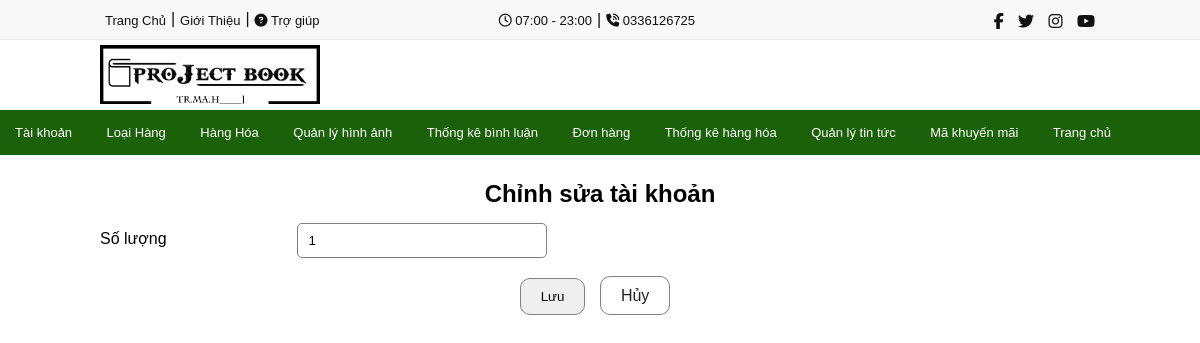
Page /admin/order/sua.php?ten_hh=Harry Potter và hòn đá Phù thủy (signed in) on the committed database.
### tables this page shows
CREATE TABLE `manage_img` (
  `id` int(11) NOT NULL,
  `banner1` varchar(255) NOT NULL,
  `banner2` varchar(255) NOT NULL,
  `banner3` varchar(255) NOT NULL,
  `logo` varchar(255) NOT NULL
);

CREATE TABLE `cart` (
  `id` int(11) NOT NULL,
  `ten_hh` varchar(255) NOT NULL,
  `ma_kh` varchar(255) NOT NULL,
  `dia_chi` varchar(255) NOT NULL,
  `so_luong` int(11) NOT NULL,
  `yeu_cau` varchar(255) NOT NULL,
  `image` varchar(255) NOT NULL,
  `tenloai` varchar(255) NOT NULL,
  `gia` int(11) NOT NULL,
  `phone_number` varchar(255) NOT NULL,
  `ten_kh` varchar(255) NOT NULL,
  `ma_hd` varchar(255) NOT NULL,
  `code_sale` varchar(255) NOT NULL
);

### lib/db.php (called while the page is built, shortened)
<?php
   $host = "localhost";
   $user = "root";
   $password = "";
   $db = "pt15317project1";
   $conn = null;
   try {
       $conn = new PDO("mysql:host=$host;dbname=$db;charset=utf8", $user,$password);
   } catch (PDOException $e) {
       echo $e->getMessage();
   }
   function dbfetch($sql){
    global $conn;
    $stmt = $conn->prepare($sql);
    $stmt->execute();
    $result = $stmt->fetch();
    return $result;
   }
   function dbfetchAll($sql){
    global $conn;
    $stmt = $conn->prepare($sql);
    $stmt->execute();
    $result = $stmt->fetchAll();
    return $result;
   }
?>

### admin/order/sua.php (the view, shortened to what this page needs)
<?php
require_once "../../lib/db.php";
$ten_hh = isset($_GET['ten_hh']) ? $_GET['ten_hh']: "";
$sql = "select * from cart where ten_hh = '$ten_hh' ";
$cart = dbfetch($sql);
?>
<!DOCTYPE html>
<html lang="en">
<head>
    <link rel="stylesheet" href="users/css/layout_project.css">
</head>
<body>
    <?php include_once "../../_share/header-admin.php" ?>
    <main>
        <h2>Chỉnh sửa tài khoản</h2>
        <form action="<?= BASE_URL_S ?>order/luu-sua.php?ten_hh=<?=$cart['ten_hh']?>&ma_hd=<?= $cart['ma_hd']?>"
            method="POST" enctype="multipart/form-data">
            <div class="row">
                <div class="col-md-6">
                    <div class="form-group">
                        <label for="">Số lượng</label>
                        <input type="number" name="so_luong" value="<?= $cart['so_luong'] ?>" class="form-control">
                    </div>
                </div>
            </div>
            <div class="align">
                <button type="submit" class="btn btn-sm btn-info">Lưu</button>
                <a href="<?= BASE_URL_6 ?>" class="btn btn-sm btn-danger">Hủy</a>
            </div>
        </form>
    </main>
</body>
</html>

### _share/header-admin.php (shortened to what this page needs)
<link rel="stylesheet" href="<?= BASE_URL_B ?>_share/header-admin.css">
<header>
    <div class="header-top">
        <div class="header-top-top">
            <div class="header-top-left">
                <a href="<?= BASE_URL_C ?>">
                    Trang Chủ
                </a>
                <p>|</p>
                <a href="<?= BASE_URL ?>">
                    Giới Thiệu
                </a>
                <p>|</p>
                <a href="<?= BASE_URL ?>">
                    <i class="fa fa-question-circle"></i> Trợ giúp
                </a>
            </div>
            <div class="header-top-center">
                <a href="<?= BASE_URL ?>">
                    <i class="far fa-clock"></i> 07:00 - 23:00
                </a>
                <p>|</p>
                <a href="<?= BASE_URL ?>">
                    <i class="fas fa-phone-volume"></i> 0336126725
                </a>
            </div>
            <div class="header-top-right">
                <a href="<?= BASE_URL ?>"><span class="fab fa-facebook-f"></span></a>
                <a href="<?= BASE_URL ?>"><span class="fab fa-twitter"></span></a>
                <a href="<?= BASE_URL ?>"><span class="fab fa-instagram"></span></a>
                <a href="<?= BASE_URL ?>"><span class="fab fa-youtube"></span></a>
            </div>
        </div>
    </div>
    <?php
    $sql = "select * from manage_img";
    $produccts = dbfetchAll($sql);
    ?>
    <div class="header-bottom">
        <div class="header-logo">
            <?php foreach($produccts as $key => $cursor):?>
            <img src="<?= BASE_URL_B . $cursor['logo'] ?>" class="img-fluid">
            <?php endforeach?>
        </div>
        <div class="header-search">
        </div>
    </div>
</header>
<div class="header-navbar">
    <nav class="navbarad2">
        <ul>
            <div class="header-navbar-nav-left2">
                <li class="nav-item active">
                    <a class="nav-link" href="<?= BASE_URL_1 ?>">Tài khoản</a>
                </li>
                <li class="nav-item active">
                    <a class="nav-link" href="<?= BASE_URL_2 ?>">Loại Hàng<span class="sr-only">(current)</span></a>
                </li>
                <li class="nav-item">
                    <a class="nav-link" href="<?= BASE_URL_3 ?>">Hàng Hóa<span class="sr-only">(current)</span></a>
                </li>
                <li class="nav-item">
                    <a class="nav-link" href="<?= BASE_URL_12 ?>">Quản lý hình ảnh</a>
                </li>
                <li class="nav-item">
                    <a class="nav-link" href="<?= BASE_URL_13 ?>">Thống kê bình luận</a>
                </li>
                <li class="nav-item">
                    <a class="nav-link" href="<?= BASE_URL_6 ?>">Đơn hàng</a>
                </li>
                <li class="nav-item">
                    <a class="nav-link" href="<?= BASE_URL_7 ?>">Thống kê hàng hóa</a>
                </li>
                <li class="nav-item">
                    <a class="nav-link" href="<?= BASE_URL_16 ?>">Quản lý tin tức</a>
                </li>
                <li class="nav-item">
                    <a class="nav-link" href="<?= BASE_URL_S ?>code_sale/code_sale.php">Mã khuyến mãi</a>
                </li>
                <li class="nav-item">
                    <a class="nav-link" href="<?= BASE_URL_H ?>?action=index">Trang chủ</a>
                </li>
            </div>
        </ul>
    </nav>
</div>

### css/layout_project.css (style rules this page uses)
* { box-sizing: border-box; }
body { margin: 0; }
html { overflow-x: hidden; height: 1277.6px; width: 100%; }
a { text-decoration: none; color: gray; }
input { border-radius: 5px; border: 1px solid gray; width: 250px; height: 35px; }
::placeholder { padding-left: 10px; }

### _share/header-admin.css (style rules this page uses)
* { margin: 0; padding: 0; box-sizing: border-box; font-family: 'Poppins', sans-serif; }
html, body { overflow-x: hidden; width: 100%; }
header { width: 100%; }
header .header-top { padding-top: 8px; width: 100%; height: 40px; background: #f8f8f8; border-bottom: 1px solid #ebebeb; }
header .header-top-top { width: 1000px; height: 24px; margin: auto; background: #f8f8f8; display: grid; grid-template-columns: auto auto auto; }
header .header-top-top i { color: #111111; }
header .header-top-left { height: 24px; display: flex; color: #111111; }
header .header-top-left a { color: #111111; font-size: 13px; text-decoration: none; padding: 0 5px 0 5px; line-height: 25px; }
header .header-top-left p { margin: 2px 0 0 0; }
header .header-top-center { display: flex; text-align: center; padding: 0 0 0 25px; color: #111111; }
header .header-top-center p { line-height: 23px; }
header .header-top-center a { color: #111111; padding: 0 5px 0 5px; text-decoration: none; font-size: 13px; line-height: 25px; }
header .header-top-right { height: 24px; text-align: right; padding: 5px 0 0 0; list-style-type: none; }
header .header-top-right a { margin: 5px 5px 0 5px; padding: 0; text-decoration: none; color: #111111; }
header .header-top-right a span { color: #111111; font-size: 16px; }
header .header-bottom { width: 1000px; height: 70px; margin: auto; display: flex; padding: 5px 0 0 0; display: grid; grid-template-columns: auto auto auto; }
.header-logo { margin: 0; padding: 0; width: 220px; }
.header-logo img { width: 100%; }
.header-search { margin: 9px 10px 0 25px; height: 40px; width: 520px; }
.header-navbar { background: #1b6109; }
nav { width: 1200px; margin: auto; }
nav::after { content: ''; clear: both; display: table; }
nav ul { width: 100%; margin: 0 0 0 0; position: relative; }
nav ul li { display: inline-block; margin: 0; padding: 0; background: #1b6109; }
nav ul li a { text-decoration: none; color: #fff; padding: 15px 15px; font-size: 13px; line-height: 45px; }

### admin/order/sua.php (style rules this page uses)
main { width: 1000px; margin: auto; }
main h2 { text-align: center; margin: 25px 0 10px 0; }
main form .row { display: grid; grid-template-columns: auto auto; }
main form .row .col-md-6 .form-group { display: grid; grid-template-columns: 30% auto; }
main form .row .col-md-6 .form-group label, main form .row .col-md-7 .form-group label { margin: 12px 0 5px 0; }
main form .row .col-md-6 .form-group input, main form .row .col-md-7 .form-group input { margin: 5px 0 0 0; padding: 5px 10px; line-height: 18px; border: 1px solid gray; border-radius: 5px; }
.align { text-align: center; margin: 20px 0 0 0; }
.align button { padding: 10px 20px; border: 1px solid gray; border-radius: 10px; cursor: pointer; margin: 0 10px 0 0; }
.align a { padding: 10px 20px; border: 1px solid gray; border-radius: 10px; cursor: pointer; margin: 0 10px 0 0; color: #222; text-decoration: none; }

### _share/header-admin.php (style rules this page uses)
nav ul li a { text-decoration: none; color: #fff; padding: 15px 15px; font-size: 13px; line-height: 45px; }

### rows in the picture
manage_img: logo (picture)
cart: so_luong "1"
